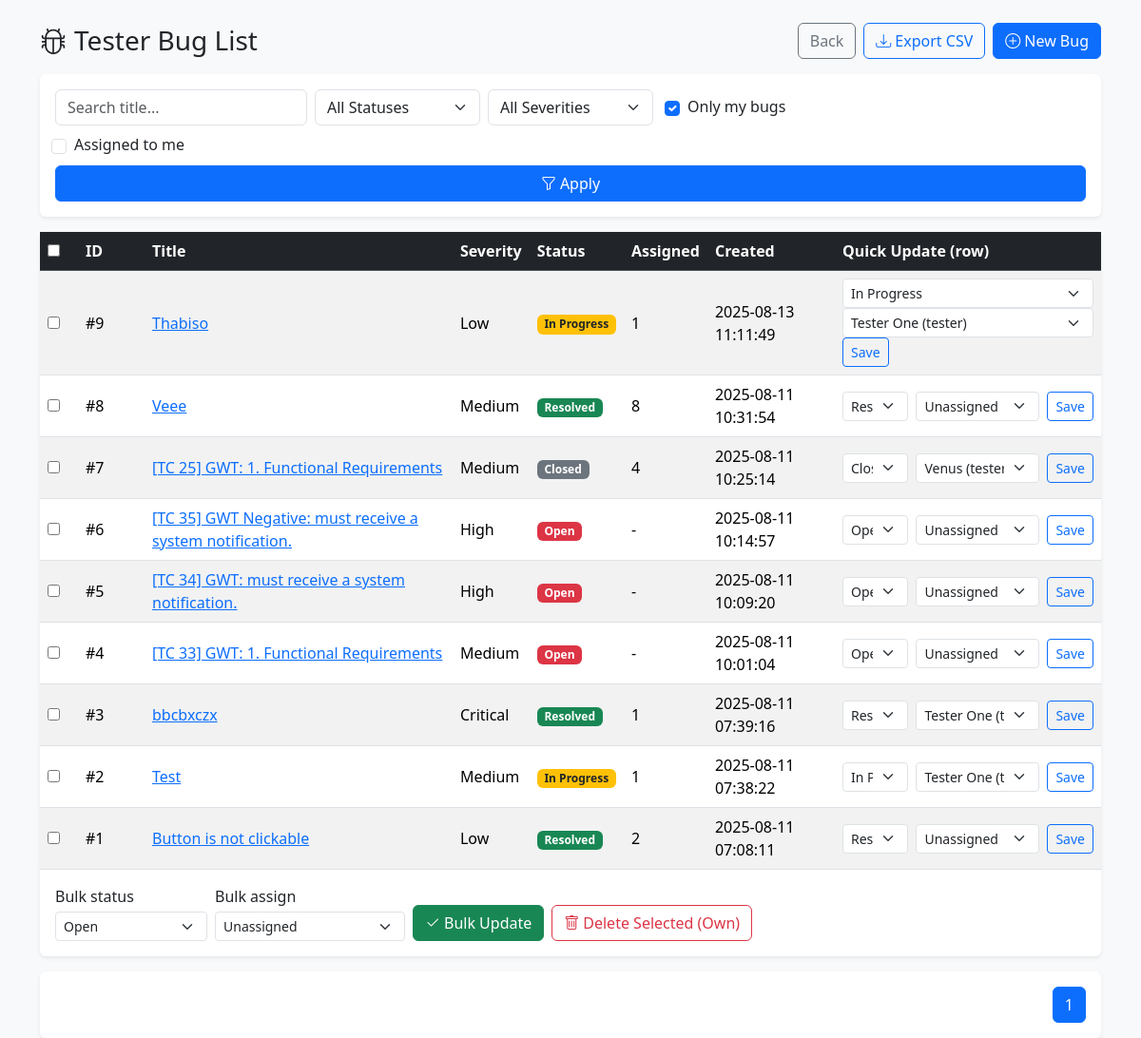
The app's page /modules/bug_tracker/view_bugs.php (signed in) with its own data.
### tables this page shows
CREATE TABLE `bugs` (
  `id` int(11) NOT NULL,
  `title` varchar(255) DEFAULT NULL,
  `component` varchar(80) DEFAULT NULL,
  `target_release` varchar(40) DEFAULT NULL,
  `description` text DEFAULT NULL,
  `fix_notes` text DEFAULT NULL,
  `commit_ref` varchar(80) DEFAULT NULL,
  `severity` enum('Low','Medium','High','Critical') NOT NULL,
  `status` enum('Open','In Progress','Resolved','Closed') DEFAULT 'Open',
  `resolution` varchar(40) DEFAULT NULL,
  `closed_by` int(11) DEFAULT NULL,
  `closed_at` datetime DEFAULT NULL,
  `reported_by` int(11) DEFAULT NULL,
  `assigned_to` int(11) DEFAULT NULL,
  `created_at` timestamp NOT NULL DEFAULT current_timestamp(),
  `priority` varchar(20) DEFAULT 'Medium',
  `updated_at` timestamp NULL DEFAULT NULL
);

CREATE TABLE `users` (
  `id` int(11) NOT NULL,
  `name` varchar(100) DEFAULT NULL,
  `email` varchar(100) DEFAULT NULL,
  `password` varchar(255) DEFAULT NULL,
  `role` enum('tester','test_manager','manager','client','developer','admin') NOT NULL DEFAULT 'tester',
  `created_at` timestamp NOT NULL DEFAULT current_timestamp()
);

### modules/bug_tracker/view_bugs.php (the view, shortened to what this page needs)
<?php
require_once '../../includes/config.php';
$role = $_SESSION['role'];
$user_id = $_SESSION['user_id'];
$conn->query("CREATE TABLE IF NOT EXISTS bug_audit_log (
    id INT AUTO_INCREMENT PRIMARY KEY,
    bug_id INT NOT NULL,
    action VARCHAR(50) NOT NULL,
    old_status VARCHAR(50) NULL,
    new_status VARCHAR(50) NULL,
    old_assigned_to INT NULL,
    new_assigned_to INT NULL,
    changed_by INT NOT NULL,
    created_at TIMESTAMP DEFAULT CURRENT_TIMESTAMP,
    FOREIGN KEY (bug_id) REFERENCES bugs(id) ON DELETE CASCADE,
    FOREIGN KEY (changed_by) REFERENCES users(id) ON DELETE CASCADE
)");
$q = isset($_GET['q']) ? trim($_GET['q']) : '';
$only_mine = isset($_GET['only_mine']) ? (int)$_GET['only_mine'] : ($role==='tester'?1:0);
$only_assigned_me = isset($_GET['assigned_me']) ? (int)$_GET['assigned_me'] : 0;
$per_page = 10;
$page = isset($_GET['page']) ? max(1, (int)$_GET['page']) : 1;
$offset = ($page - 1) * $per_page;
$where = [];
$params = [];
$types = '';
if ($role === 'tester') { $where[] = "reported_by = ?"; $params[] = $user_id; $types .= 'i'; }
if ($only_mine === 1) { $where[] = "reported_by = ?"; $params[] = $user_id; $types .= 'i'; }
$where_sql = count($where) ? ('WHERE ' . implode(' AND ', $where)) : '';
$count_sql = "SELECT COUNT(*) FROM bugs $where_sql";
$count_stmt = $conn->prepare($count_sql);
if ($types) { $count_stmt->bind_param($types, ...$params); }
$count_stmt->execute();
$count_stmt->bind_result($total);
$total_pages = max(1, ceil($total / $per_page));
$list_sql = "SELECT id, title, severity, status, reported_by, assigned_to, created_at
             FROM bugs
             $where_sql
             ORDER BY created_at DESC
             LIMIT ? OFFSET ?";
$list_stmt = $conn->prepare($list_sql);
if ($types) {
    $bind_types = $types . 'ii';
    $bind_params = array_merge($params, [$per_page, $offset]);
    $list_stmt->bind_param($bind_types, ...$bind_params);
} else {
    $list_stmt->bind_param('ii', $per_page, $offset);
}
$list_stmt->execute();
$result = $list_stmt->get_result();
$assignable = $conn->query("SELECT id, name, role FROM users WHERE role IN ('tester','manager') ORDER BY role, name");
function badgeClass($status) {
    switch ($status) {
        case 'Open': return 'bg-danger';
        case 'In Progress': return 'bg-warning text-dark';
        case 'Resolved': return 'bg-success';
        case 'Closed': return 'bg-secondary';
    }
}
?>
<!DOCTYPE html>
<html>
<head>
    <link href="https://cdn.jsdelivr.net/npm/bootstrap@5.3.2/dist/css/bootstrap.min.css" rel="stylesheet">
    <link href="https://cdn.jsdelivr.net/npm/bootstrap-icons@1.10.5/font/bootstrap-icons.css" rel="stylesheet">
</head>
<body class="bg-light">
    <div class="container mt-4">
        <div class="d-flex justify-content-between align-items-center mb-3">
            <h3 class="mb-0"><i class="bi bi-bug me-2"></i><?= ucfirst($role) ?> Bug List</h3>
            <div class="d-flex gap-2">
                <a href="../../dashboard/<?= $role ?>_dashboard.php" class="btn btn-outline-secondary">Back</a>
                <?php $qs = $_GET; $qs['export']='csv'; $export_link = '?' . http_build_query($qs); ?>
                <a href="<?= $export_link ?>" class="btn btn-outline-primary"><i class="bi bi-download me-1"></i>Export CSV</a>
                <a href="report_bug.php" class="btn btn-primary"><i class="bi bi-plus-circle me-1"></i>New Bug</a>
            </div>
        </div>
        <form class="card card-body shadow-sm border-0 mb-3">
            <div class="row g-2">
                <div class="col-md-3">
                    <input type="text" name="q" value="<?= htmlspecialchars($q) ?>" class="form-control" placeholder="Search title...">
                </div>
                <div class="col-md-2">
                    <select name="status" class="form-select">
                        <option value="">All Statuses</option>
                    </select>
                </div>
                <div class="col-md-2">
                    <select name="severity" class="form-select">
                        <option value="">All Severities</option>
                    </select>
                </div>
                <div class="col-md-2 form-check d-flex align-items-center ms-2">
                    <input class="form-check-input me-2" type="checkbox" id="onlyMine" name="only_mine" value="1" <?= $only_mine? 'checked':'' ?>>
                    <label for="onlyMine" class="form-check-label">Only my bugs</label>
                </div>
                <div class="col-md-3 form-check d-flex align-items-center">
                    <input class="form-check-input me-2" type="checkbox" id="assignedMe" name="assigned_me" value="1" <?= $only_assigned_me? 'checked':'' ?>>
                    <label for="assignedMe" class="form-check-label">Assigned to me</label>
                </div>
                <div class="col-12 col-md-12 d-grid mt-2">
                    <button class="btn btn-primary"><i class="bi bi-funnel me-1"></i>Apply</button>
                </div>
            </div>
        </form>
        <form method="POST" onsubmit="return confirm('Are you sure?');">
            <div class="card border-0 shadow-sm">
                <div class="table-responsive">
                    <table class="table table-striped align-middle mb-0">
                        <thead class="table-dark">
                            <tr>
                                <th style="width:40px;"><input type="checkbox" onclick="document.querySelectorAll('input[name=\'ids[]\']').forEach(cb=>cb.checked=this.checked);"></th>
                                <th style="width:70px;">ID</th>
                                <th>Title</th>
                                <th>Severity</th>
                                <th>Status</th>
                                <th>Assigned</th>
                                <th>Created</th>
                                <th style="width:280px;">Quick Update (row)</th>
                            </tr>
                        </thead>
                        <tbody>
                            <?php if ($result->num_rows === 0): ?>
                                <tr><td colspan="8" class="text-center text-muted py-4">No bugs found.</td></tr>
                            <?php else: ?>
                                <?php while ($row = $result->fetch_assoc()): ?>
                                    <tr>
                                        <td><input type="checkbox" name="ids[]" value="<?= $row['id'] ?>"></td>
                                        <td>#<?= $row['id'] ?></td>
                                        <td><a href="bug_detail.php?id=<?= $row['id'] ?>"><?= htmlspecialchars($row['title']) ?></a></td>
                                        <td><?= $row['severity'] ?></td>
                                        <td><span class="badge <?= badgeClass($row['status']) ?>"><?= $row['status'] ?></span></td>
                                        <td><?= $row['assigned_to'] ?: '-' ?></td>
                                        <td><?= $row['created_at'] ?></td>
                                        <td>
                                            <form method="POST" class="d-flex gap-2">
                                                <select name="status" class="form-select form-select-sm" required>
                                                    <?php foreach (['Open','In Progress','Resolved','Closed'] as $s): ?>
                                                        <option value="<?= $s ?>" <?= $row['status']===$s?'selected':'' ?>><?= $s ?></option>
                                                    <?php endforeach; ?>
                                                </select>
                                                <select name="assigned_to" class="form-select form-select-sm" style="min-width:130px;">
                                                    <option value="">Unassigned</option>
                                                    <?php
                                                    mysqli_data_seek($assignable, 0);
                                                    if ($assignable && $assignable->num_rows>0): while ($u = $assignable->fetch_assoc()): ?>
                                                        <option value="<?= $u['id'] ?>" <?= ($row['assigned_to'] == $u['id']) ? 'selected':'' ?>>
                                                            <?= htmlspecialchars($u['name']) ?> (<?= $u['role'] ?>)
                                                        </option>
                                                    <?php endwhile; endif; ?>
                                                </select>
                                                <button class="btn btn-sm btn-outline-primary" type="submit">Save</button>
                                            </form>
                                        </td>
                                    </tr>
                                <?php endwhile; ?>
                            <?php endif; ?>
                        </tbody>
                    </table>
                </div>
                <div class="card-body d-flex flex-wrap gap-2 align-items-end">
                    <div>
                        <label class="form-label mb-1">Bulk status</label>
                        <select name="bulk_status" class="form-select form-select-sm" style="min-width:160px;">
                            <?php foreach (['Open','In Progress','Resolved','Closed'] as $s): ?>
                                <option value="<?= $s ?>"><?= $s ?></option>
                            <?php endforeach; ?>
                        </select>
                    </div>
                    <div>
                        <label class="form-label mb-1">Bulk assign</label>
                        <select name="bulk_assigned_to" class="form-select form-select-sm" style="min-width:200px;">
                            <option value="">Unassigned</option>
                        </select>
                    </div>
                    <button class="btn btn-success" name="bulk_update" value="1" type="submit"><i class="bi bi-check2 me-1"></i>Bulk Update</button>
                    <?php if ($role==='tester'): ?>
                        <button class="btn btn-outline-danger" name="bulk_delete" value="1" type="submit"><i class="bi bi-trash me-1"></i>Delete Selected (Own)</button>
                    <?php endif; ?>
                </div>
            </div>
        </form>
        <div class="card border-0 shadow-sm mt-3">
            <div class="card-body">
                <nav>
                    <ul class="pagination justify-content-end mb-0">
                        <?php
                        $qs = $_GET;
                        for ($p = 1; $p <= $total_pages; $p++):
                            $qs['page'] = $p;
                            $link = '?' . http_build_query($qs);
                        ?>
                            <li class="page-item <?= $p==$page?'active':'' ?>">
                                <a class="page-link" href="<?= $link ?>"><?= $p ?></a>
                            </li>
                        <?php endfor; ?>
                    </ul>
                </nav>
            </div>
        </div>
    </div>
</body>
</html>

### records on screen
bugs: id "9", title "Thabiso", severity "Low", status "In Progress", assigned_to "1", created_at "2025-08-13 11:11:49", assigned_to "Tester One (tester)"
bugs: id "8", title "Veee", severity "Medium", status "Resolved", assigned_to "8", created_at "2025-08-11 10:31:54"
bugs: id "7", title "[TC 25] GWT: 1. Functional Requirements", severity "Medium", status "Closed", assigned_to "4", created_at "2025-08-11 10:25:14", assigned_to "Venus (tester)"
bugs: id "6", title "[TC 35] GWT Negative: must receive a system notification.", severity "High", status "Open", assigned_to "-", created_at "2025-08-11 10:14:57"
bugs: id "5", title "[TC 34] GWT: must receive a system notification.", severity "High", status "Open", assigned_to "-", created_at "2025-08-11 10:09:20"
bugs: id "4", title "[TC 33] GWT: 1. Functional Requirements", severity "Medium", status "Open", assigned_to "-", created_at "2025-08-11 10:01:04"
bugs: id "3", title "bbcbxczx", severity "Critical", status "Resolved", assigned_to "1", created_at "2025-08-11 07:39:16", assigned_to "Tester One (tester)"
bugs: id "2", title "Test", severity "Medium", status "In Progress", assigned_to "1", created_at "2025-08-11 07:38:22", assigned_to "Tester One (tester)"
bugs: id "1", title "Button is not clickable", severity "Low", status "Resolved", assigned_to "2", created_at "2025-08-11 07:08:11"

### other values on screen
$role "Tester"
form field bulk_status "Open"
